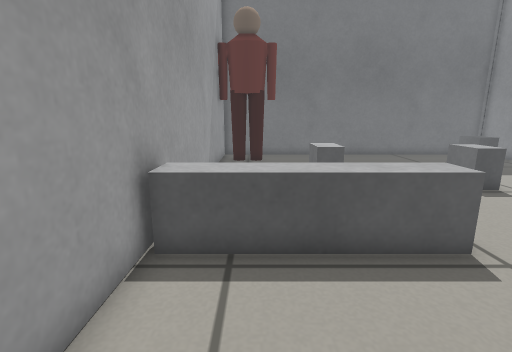
[1] (above)

14 first-person views from a walk through a Gazebo world. The camera is 0.52 m above the floor, tilts 12° down and sees 85° across. The floor is counted in squares, 0.2 m on a side. Each view is taken from the middle of a square. On the plan, view 1 faces up. The plan holds only what a view shows up to about 19 squares ahead; the rest is blank. Some stock models are drawn as simple stand-ins.

[2]
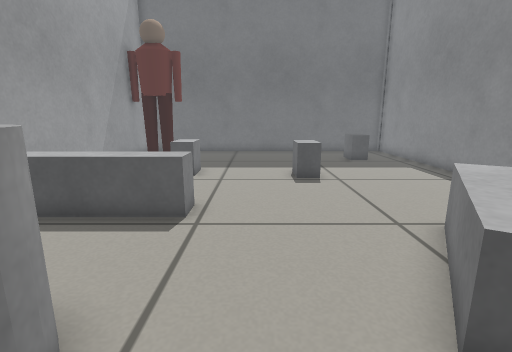

[3]
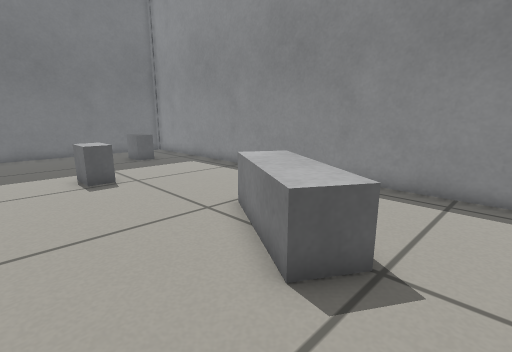

[4]
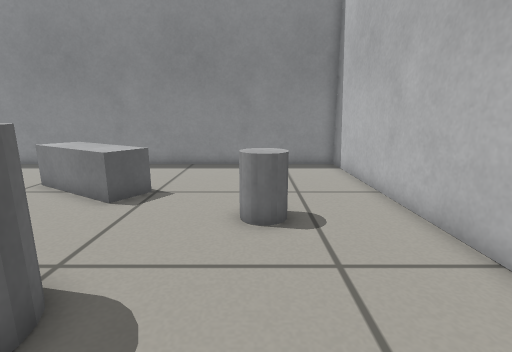

[5]
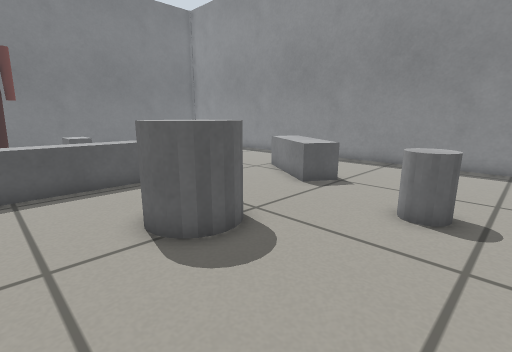

[6]
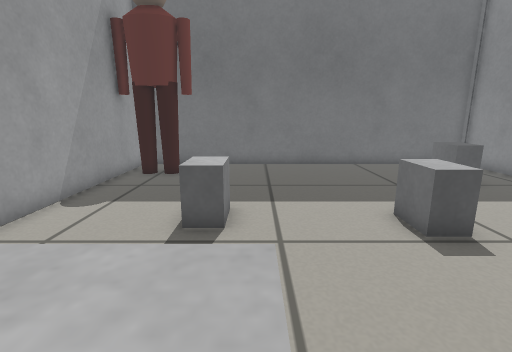

[7]
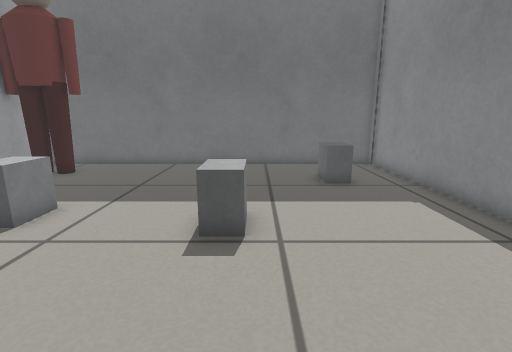

[8]
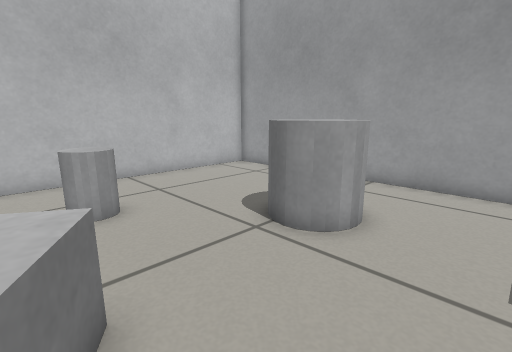

[9]
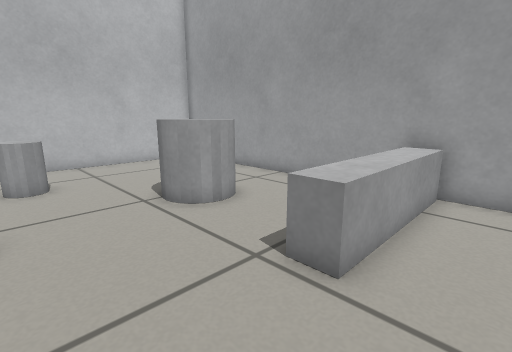

[10]
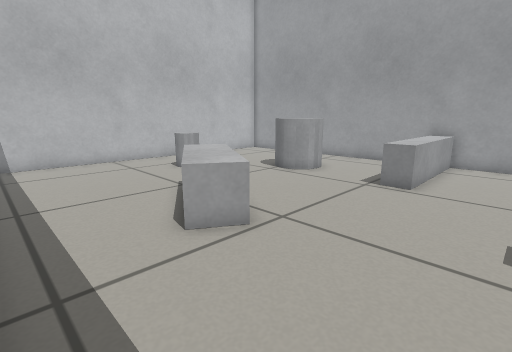

[11]
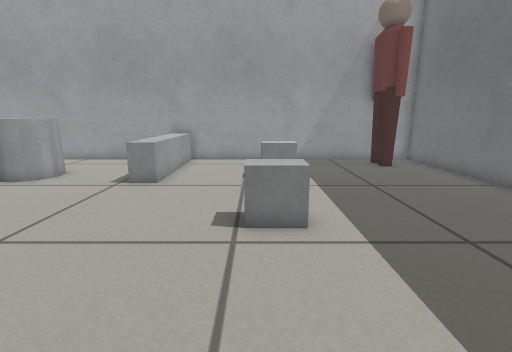

[12]
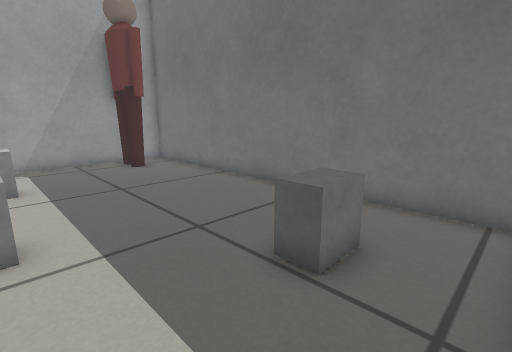

[13]
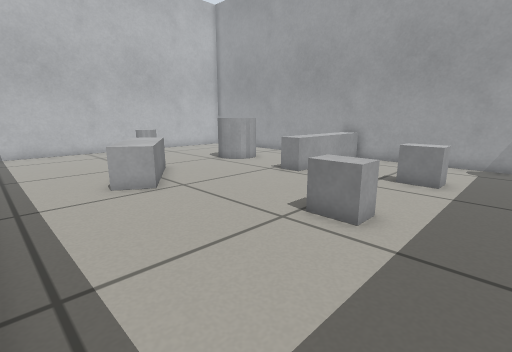

[14]
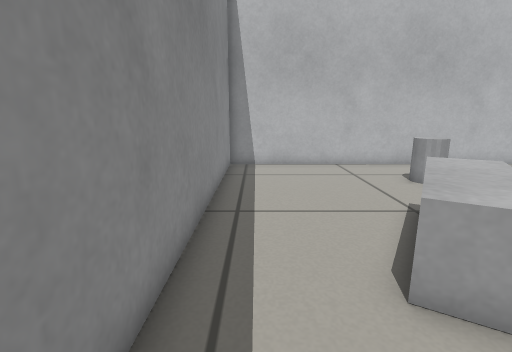

### Floor plan
Points are (right, up) in squares from view 1. A wall is a line through its corners. A room is listed if a view was taken in it or the views show most of it. See-through windows are left out.
Room 1 (views 1, 2, 3, 4, 5, 6, 7, 8, 9, 10, 11, 12, 13, 14)
walls: (15.4, -8.3) (15.4, 19.3) (-2.2, 19.3) (-2.2, -8.4) (15.4, -8.3)
low walls: (7.8, 9.7) (7.8, 11.2) (8.7, 11.2) (8.7, 9.7) (7.8, 9.7); (9.6, -0.4) (8.2, 0.5) (10.5, 4.3) (11.8, 3.5); (3.3, 10.2) (2.3, 10.2) (2.3, 11.7) (3.3, 11.7) (3.3, 10.2); (12.8, 16.2) (12.8, 14.7) (11.8, 14.7) (11.8, 16.2)
objects: grey box (-1, 5) to (4, 6); person (-1, 17) to (1, 17); grey cylinder (2, -1) to (4, 1); grey cylinder (7, -5) to (7, -4)

Positions as (right, up) in squares from view 1, and headings:
1: (0, 0), facing up
2: (6, -2), facing up
3: (5, -2), facing up-right
4: (0, -4), facing right
5: (-1, -6), facing up-right
6: (4, 4), facing up
7: (9, 4), facing up
8: (9, 4), facing down-left
9: (8, 8), facing down-left
10: (15, 9), facing down-left
11: (15, 10), facing left
12: (15, 11), facing up-left
13: (15, 14), facing down-left
14: (14, 7), facing down
